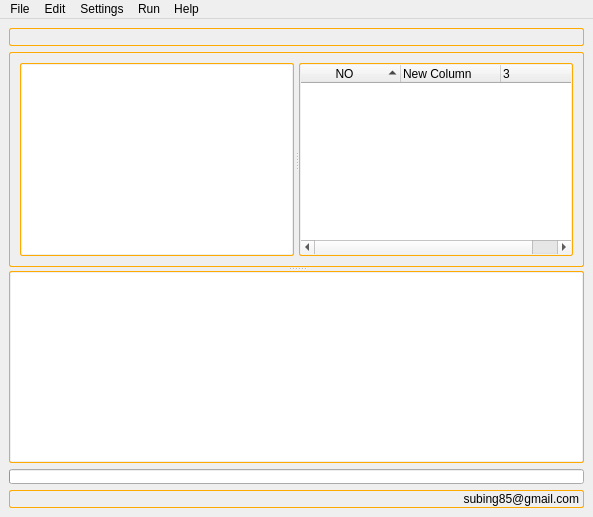
<?xml version="1.0" encoding="UTF-8"?>
<ui version="4.0">
 <class>MainWindow_smartMaya</class>
 <widget class="QMainWindow" name="MainWindow_smartMaya">
  <property name="enabled">
   <bool>true</bool>
  </property>
  <property name="geometry">
   <rect>
    <x>0</x>
    <y>0</y>
    <width>593</width>
    <height>517</height>
   </rect>
  </property>
  <property name="windowTitle">
   <string>MainWindow</string>
  </property>
  <property name="styleSheet">
   <string notr="true">/* ==============================================
                QWidget
=============================================== */
QWidget
{
                font:10pt &quot;Arial&quot;;
}
/* ==============================================
                QLineEdit
=============================================== */
QLineEdit
{
                padding: 1px;
                border: 1px solid #ffaa00;
                border-radius: 2px;
}
 
QLineEdit::hover
{
                border: 1px solid #55aaff;
}
 
/* ==============================================
                QPushButton
=============================================== */
QPushButton
{
                padding: 1px;
                border: 1px solid #ffaa00;
                border-radius: 2px;        
 
}
 
QPushButton::menu-indicator:open
{
                position: relative;          
                top: 2px; left: 2px;
}
QPushButton::hover
{
                border: 1px solid #55aaff;
}
/* ==============================================
                QLabel
=============================================== */
QLabel
{
                padding: 1px;
                border: 1px solid #ffaa00;
                border-radius: 2px;
}
 
QLabel::hover
{
                border: 1px solid #55aaff;
}
/* ==============================================
                QTreeWidget
=============================================== */
QTreeWidget
{
                padding: 1px;
                border: 1px solid #ffaa00;
                border-radius: 2px;
}
 
QTreeWidget::hover
{
                border: 1px solid #55aaff;
}
/* ==============================================
                QGroupBox
=============================================== */
QGroupBox
{
                padding: 1px;
                border: 1px solid #ffaa00;
                border-radius: 2px;
}
 
QGroupBox::hover
{
                border: 1px solid #55aaff;
}
/* ==============================================
                QProgressBar
=============================================== */
QProgressBar::hover
{
                border: 1px solid #55aaff;
}
/* ==============================================
                QTextEdit
=============================================== */
QTextEdit
{
                padding: 1px;
                border: 1px solid #ffaa00;
                border-radius: 2px;
}
 
QLabel::hover
{
                border: 1px solid #55aaff;
}</string>
  </property>
  <widget class="QWidget" name="centralwidget_smartMaya">
   <layout class="QVBoxLayout" name="verticalLayout">
    <item>
     <widget class="QGroupBox" name="groupBox_toolBar">
      <property name="sizePolicy">
       <sizepolicy hsizetype="Preferred" vsizetype="Fixed">
        <horstretch>0</horstretch>
        <verstretch>0</verstretch>
       </sizepolicy>
      </property>
      <layout class="QHBoxLayout" name="horizontalLayout_toolBar">
       <property name="spacing">
        <number>2</number>
       </property>
       <property name="margin">
        <number>0</number>
       </property>
      </layout>
     </widget>
    </item>
    <item>
     <widget class="QSplitter" name="splitter">
      <property name="orientation">
       <enum>Qt::Vertical</enum>
      </property>
      <widget class="QGroupBox" name="groupBox">
       <property name="title">
        <string/>
       </property>
       <layout class="QHBoxLayout" name="horizontalLayout">
        <item>
         <widget class="QSplitter" name="splitter_2">
          <property name="orientation">
           <enum>Qt::Horizontal</enum>
          </property>
          <property name="handleWidth">
           <number>5</number>
          </property>
          <widget class="QTextEdit" name="textEdit_result_2">
           <property name="lineWrapMode">
            <enum>QTextEdit::WidgetWidth</enum>
           </property>
           <property name="readOnly">
            <bool>true</bool>
           </property>
           <property name="html">
            <string>&lt;!DOCTYPE HTML PUBLIC &quot;-//W3C//DTD HTML 4.0//EN&quot; &quot;http://www.w3.org/TR/REC-html40/strict.dtd&quot;&gt;
&lt;html&gt;&lt;head&gt;&lt;meta name=&quot;qrichtext&quot; content=&quot;1&quot; /&gt;&lt;style type=&quot;text/css&quot;&gt;
p, li { white-space: pre-wrap; }
&lt;/style&gt;&lt;/head&gt;&lt;body style=&quot; font-family:'Arial'; font-size:10pt; font-weight:400; font-style:normal;&quot;&gt;
&lt;p style=&quot; margin-top:0px; margin-bottom:0px; margin-left:0px; margin-right:0px; -qt-block-indent:0; text-indent:0px;&quot;&gt;&lt;br /&gt;&lt;/p&gt;&lt;/body&gt;&lt;/html&gt;</string>
           </property>
           <property name="overwriteMode">
            <bool>false</bool>
           </property>
          </widget>
          <widget class="QTreeWidget" name="treeWidget">
           <property name="lineWidth">
            <number>10</number>
           </property>
           <property name="alternatingRowColors">
            <bool>true</bool>
           </property>
           <property name="selectionMode">
            <enum>QAbstractItemView::ExtendedSelection</enum>
           </property>
           <property name="selectionBehavior">
            <enum>QAbstractItemView::SelectRows</enum>
           </property>
           <property name="sortingEnabled">
            <bool>true</bool>
           </property>
           <property name="columnCount">
            <number>3</number>
           </property>
           <property name="type" stdset="0">
            <string>maya</string>
           </property>
           <column>
            <property name="text">
             <string notr="true">NO</string>
            </property>
            <property name="textAlignment">
             <set>AlignHCenter|AlignVCenter|AlignCenter</set>
            </property>
           </column>
           <column>
            <property name="text">
             <string>New Column</string>
            </property>
           </column>
           <column>
            <property name="text">
             <string notr="true">3</string>
            </property>
           </column>
          </widget>
         </widget>
        </item>
       </layout>
      </widget>
      <widget class="QTextEdit" name="textEdit_result">
       <property name="lineWrapMode">
        <enum>QTextEdit::WidgetWidth</enum>
       </property>
       <property name="readOnly">
        <bool>true</bool>
       </property>
       <property name="html">
        <string>&lt;!DOCTYPE HTML PUBLIC &quot;-//W3C//DTD HTML 4.0//EN&quot; &quot;http://www.w3.org/TR/REC-html40/strict.dtd&quot;&gt;
&lt;html&gt;&lt;head&gt;&lt;meta name=&quot;qrichtext&quot; content=&quot;1&quot; /&gt;&lt;style type=&quot;text/css&quot;&gt;
p, li { white-space: pre-wrap; }
&lt;/style&gt;&lt;/head&gt;&lt;body style=&quot; font-family:'Arial'; font-size:10pt; font-weight:400; font-style:normal;&quot;&gt;
&lt;p style=&quot; margin-top:0px; margin-bottom:0px; margin-left:0px; margin-right:0px; -qt-block-indent:0; text-indent:0px;&quot;&gt;&lt;br /&gt;&lt;/p&gt;&lt;/body&gt;&lt;/html&gt;</string>
       </property>
       <property name="overwriteMode">
        <bool>false</bool>
       </property>
      </widget>
     </widget>
    </item>
    <item>
     <widget class="QProgressBar" name="progressBar">
      <property name="minimumSize">
       <size>
        <width>0</width>
        <height>15</height>
       </size>
      </property>
      <property name="maximumSize">
       <size>
        <width>16777215</width>
        <height>15</height>
       </size>
      </property>
      <property name="value">
       <number>0</number>
      </property>
      <property name="format">
       <string/>
      </property>
     </widget>
    </item>
    <item>
     <widget class="QLabel" name="label">
      <property name="enabled">
       <bool>true</bool>
      </property>
      <property name="text">
       <string>subing85@gmail.com</string>
      </property>
      <property name="alignment">
       <set>Qt::AlignRight|Qt::AlignTrailing|Qt::AlignVCenter</set>
      </property>
     </widget>
    </item>
   </layout>
  </widget>
  <widget class="QMenuBar" name="menubar">
   <property name="geometry">
    <rect>
     <x>0</x>
     <y>0</y>
     <width>593</width>
     <height>22</height>
    </rect>
   </property>
   <widget class="QMenu" name="menuFile">
    <property name="title">
     <string>File</string>
    </property>
    <addaction name="action_new"/>
    <addaction name="action_open"/>
    <addaction name="action_save"/>
    <addaction name="action_saveAs"/>
    <addaction name="separator"/>
    <addaction name="action_quit"/>
   </widget>
   <widget class="QMenu" name="menuEdit">
    <property name="title">
     <string>Edit</string>
    </property>
    <addaction name="action_importMayaFile"/>
    <addaction name="separator"/>
    <addaction name="action_importMelPython"/>
   </widget>
   <widget class="QMenu" name="menuSettings">
    <property name="title">
     <string>Settings</string>
    </property>
    <addaction name="action_preference"/>
   </widget>
   <widget class="QMenu" name="menuHelp">
    <property name="title">
     <string>Help</string>
    </property>
    <addaction name="action_aboutApplication"/>
   </widget>
   <widget class="QMenu" name="menuRun">
    <property name="title">
     <string>Run</string>
    </property>
    <addaction name="action_startToExecute"/>
   </widget>
   <addaction name="menuFile"/>
   <addaction name="menuEdit"/>
   <addaction name="menuSettings"/>
   <addaction name="menuRun"/>
   <addaction name="menuHelp"/>
  </widget>
  <action name="action_new">
   <property name="text">
    <string>New</string>
   </property>
  </action>
  <action name="action_open">
   <property name="text">
    <string>Open</string>
   </property>
  </action>
  <action name="action_save">
   <property name="text">
    <string>Save</string>
   </property>
  </action>
  <action name="action_saveAs">
   <property name="text">
    <string>Save As</string>
   </property>
  </action>
  <action name="action_quit">
   <property name="text">
    <string>Quit</string>
   </property>
  </action>
  <action name="action_importMayaFile">
   <property name="text">
    <string>Import Maya File</string>
   </property>
  </action>
  <action name="action_importMelPython">
   <property name="text">
    <string>Import Mel/Python</string>
   </property>
  </action>
  <action name="action_aboutApplication">
   <property name="text">
    <string>About Application</string>
   </property>
  </action>
  <action name="action_preference">
   <property name="text">
    <string>Preference</string>
   </property>
  </action>
  <action name="action_startToExecute">
   <property name="text">
    <string>Start To Execute</string>
   </property>
  </action>
 </widget>
 <resources/>
 <connections/>
</ui>
